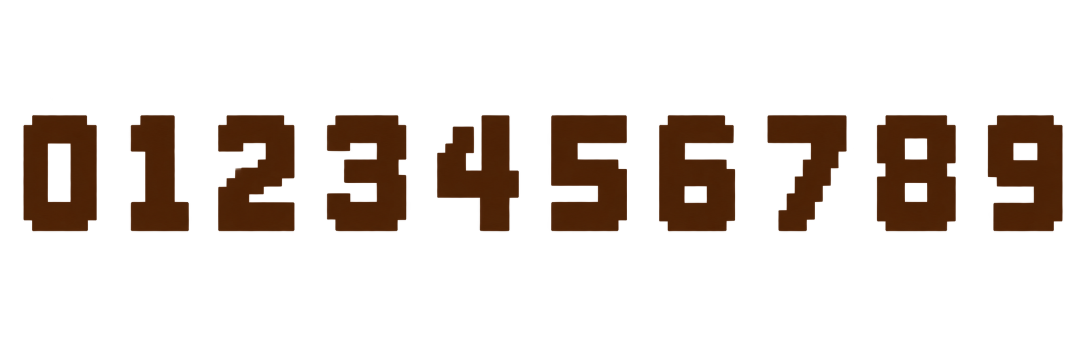
#> input picture assets/ui/menu-reference-v2/digits-v2.png, 2172 x 724 px, given in place of title-v2.png, which was not available (shown at 1/2 size)
$ python inspect-menu-art.py
#> lines starting #> are read from the running program, lines starting #| are printed output that depends on the picture; after the words box and inside, x2 and y2 are one past the last pixel; in counts of white or black regions, pixels touching at a corner belong together; pictures that were not available may be replaced by others from this repository, and a replacement may not be noted
"""Read alpha bounds and digit frames; generated PNG files stay untouched."""
from pathlib import Path
import hashlib
import json
from PIL import Image

ROOT = Path(__file__).resolve().parents[1]
DIRECTORY = ROOT / "assets/ui/menu-reference-v2"
records = {}
for name in ("title", "start", "wardrobe", "settings", "score", "digits"):
    path = DIRECTORY / f"{name}-v2.png"
    image = Image.open(path).convert("RGBA")
#> image is the input picture: PIL image 2172x724 RGBA; mean R, G, B, A 13.6, 5.8, 0.9, 41.7
    alpha = image.getchannel("A")
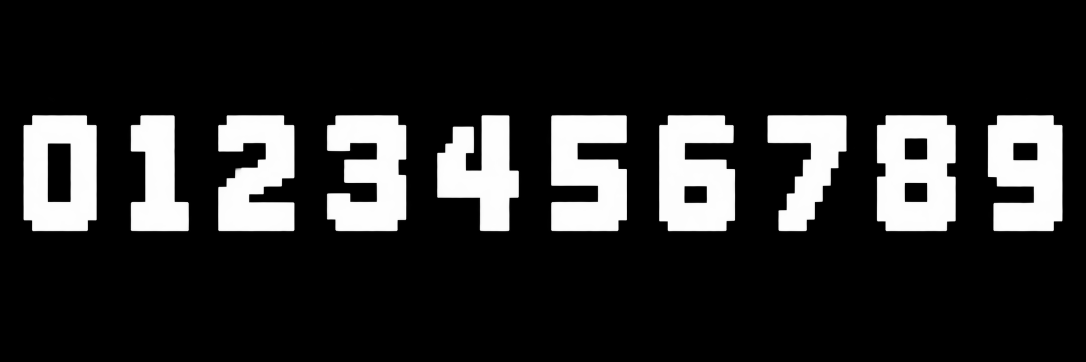
#> alpha: PIL image 2172x724 L (shown at 1/2 size); min 0, max 255, mean 41.7
    bounds = alpha.getbbox()
#> bounds = (42, 63, 2130, 664)
    assert bounds and alpha.getextrema() == (0, 255), f"{name}: transparent alpha required"
    solid = alpha.point(lambda value: 255 if value >= 128 else 0)
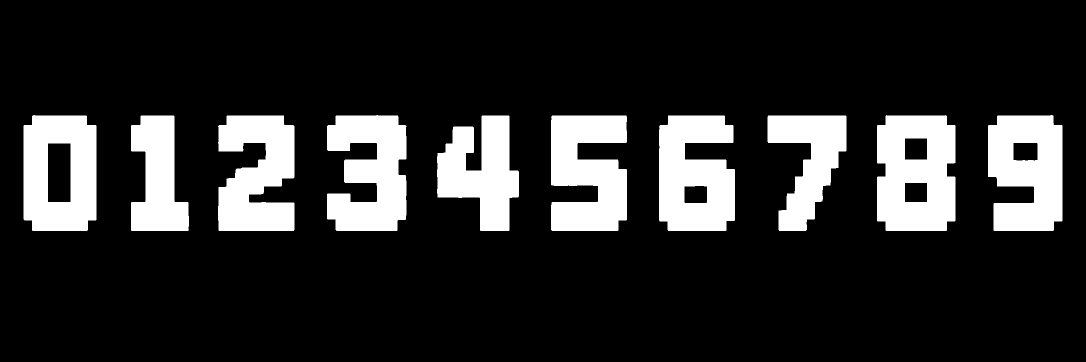
#> solid: PIL image 2172x724 L (shown at 1/2 size); 16.4% white; 10 white regions, largest, box (x1, y1, x2, y2) and area: (1754, 230, 1911, 462) 30560, (1318, 231, 1470, 462) 28472, (1102, 231, 1254, 462) 28073
    x, y, right, bottom = solid.getbbox()
#> x = 47; y = 230; right = 2125; bottom = 462
    x, y, right, bottom = max(0, x-4), max(0, y-4), min(image.width, right+4), min(image.height, bottom+4)
#> x = 43; y = 226; right = 2129; bottom = 466
    record = {"width": image.width, "height": image.height, "alphaBounds": list(bounds), "ink": {"x": x, "y": y, "width": right-x, "height": bottom-y}, "sha256": hashlib.sha256(path.read_bytes()).hexdigest()}
    if name == "digits":
        # Fully transparent gutters delimit the ten generated numeral frames.
        occupied = [solid.crop((column, 0, column+1, image.height)).getbbox() is not None for column in range(image.width)]
        runs, start = [], None
        for column, filled in enumerate(occupied + [False]):
            if filled and start is None:
                start = column
            elif not filled and start is not None:
                runs.append((start, column)); start = None
        assert len(runs) == 10, f"Expected ten separated digit frames, got {runs}"
        record["glyphs"] = {}
        for digit, (left, right) in enumerate(runs):
            top, bottom = solid.crop((left, 0, right, image.height)).getbbox()[1::2]
            # Keep original RGBA edge pixels around the measured solid glyph.
            record["glyphs"][str(digit)] = {"x": left-4, "y": top-4, "width": right-left+8, "height": bottom-top+8}
    records[name] = record
#> pass 2 of the loop `for name in ("title", "start", "wardrobe", "settings", "score", "digit..`:
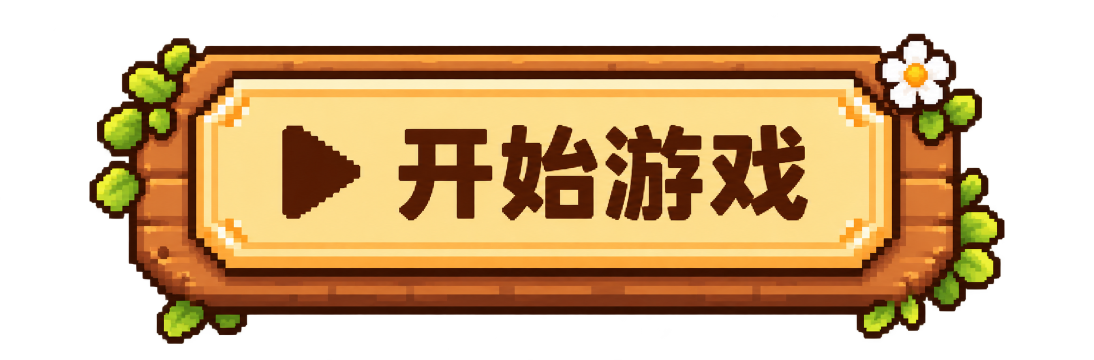
#> input picture assets/ui/menu-reference-v2/start-v2.png, 2188 x 719 px (shown at 1/2 size)
#> image is the input picture: PIL image 2188x719 RGBA; mean R, G, B, A 107.4, 78.3, 41.4, 149.6
#> `alpha = image.getchannel("A")`:
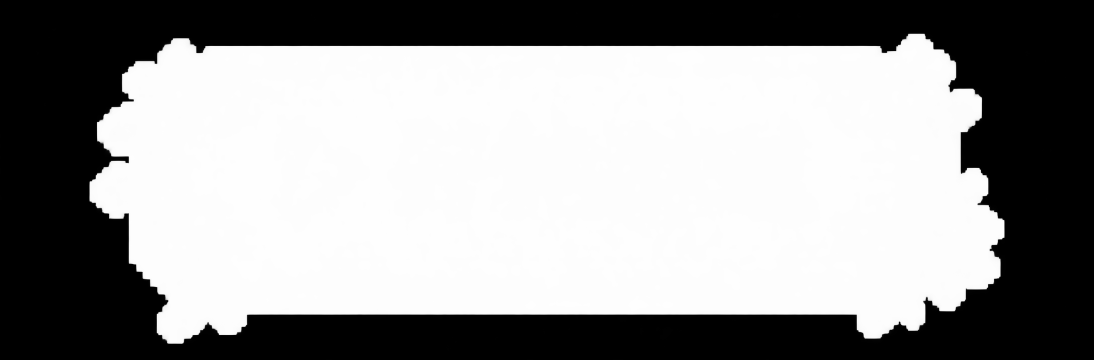
#> alpha: PIL image 2188x719 L (shown at 1/2 size); min 0, max 255, mean 149.6
#> bounds = (0, 9, 2140, 719)
#> solid: PIL image 2188x719 L; 59.1% white; 1 black region, box (x1, y1, x2, y2) and area: (0, 0, 2188, 719) 644013
#> `x, y, right, bottom = solid.getbbox()`: x = 179; y = 68; right = 2009; bottom = 687
#> `x, y, right, bottom = max(0, x-4), max(0, y-4), min(image.width, right..`: x = 175; y = 64; right = 2013; bottom = 691
#> pass 3 of the loop `for name in ("title", "start", "wardrobe", "settings", "score", "digit..`:
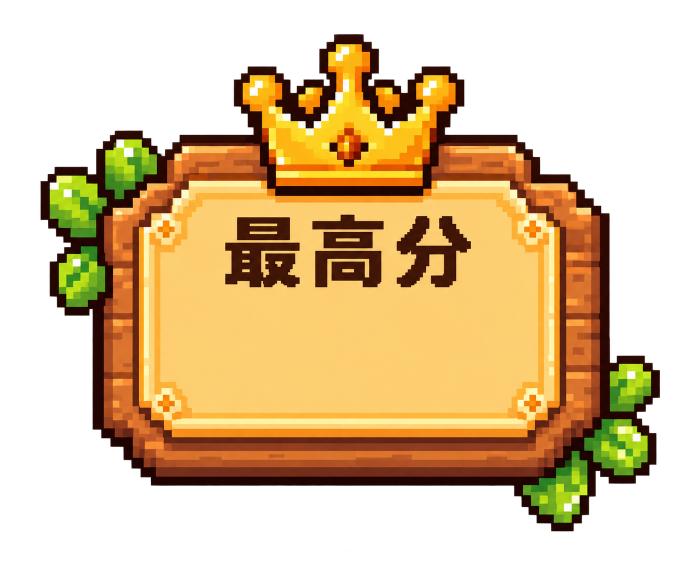
#> input picture assets/ui/menu-reference-v2/score-v2.png, 1396 x 1127 px, given in place of wardrobe-v2.png, which was not available (shown at 1/2 size)
#> image is the input picture: PIL image 1396x1127 RGBA; mean R, G, B, A 97.3, 71.2, 31.7, 131.1
#> `alpha = image.getchannel("A")`:
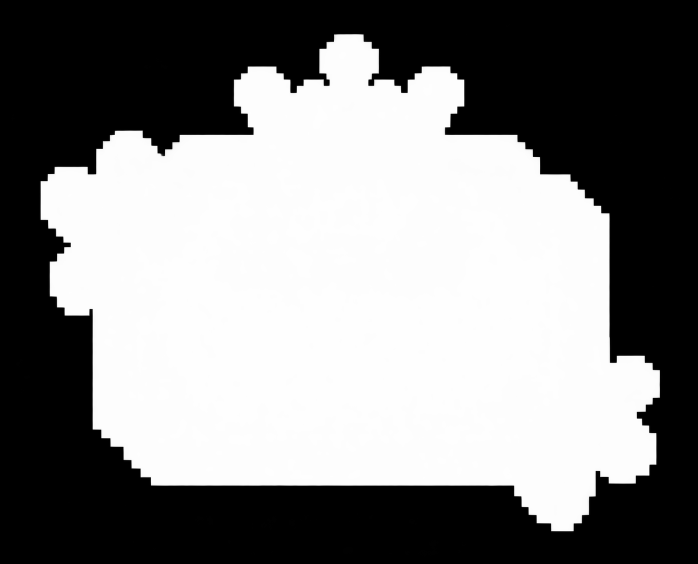
#> alpha: PIL image 1396x1127 L (shown at 1/2 size); min 0, max 255, mean 131.1
#> bounds = (17, 37, 1366, 1127)
#> solid: PIL image 1396x1127 L; 51.7% white; 1 black region, box (x1, y1, x2, y2) and area: (0, 0, 1396, 1127) 759130
#> `x, y, right, bottom = solid.getbbox()`: x = 81; y = 68; right = 1320; bottom = 1063
#> `x, y, right, bottom = max(0, x-4), max(0, y-4), min(image.width, right..`: x = 77; y = 64; right = 1324; bottom = 1067
#> the loop made 6 passes; the first 3 are shown

# Measure solid artwork with a four-pixel edge guard. PNG pixels remain unchanged.
(DIRECTORY / "geometry.json").write_text(json.dumps(records, indent=2) + "\n", encoding="utf-8")
(ROOT / "src/data/menuArtGeometry.ts").write_text("// Generated by tools/inspect-menu-art.py. Source PNG pixels are unchanged.\nexport const MENU_ART_GEOMETRY = " + json.dumps(records, indent=2) + " as const;\n", encoding="utf-8")
print(json.dumps(records, indent=2))
#> (printed output is left out)
